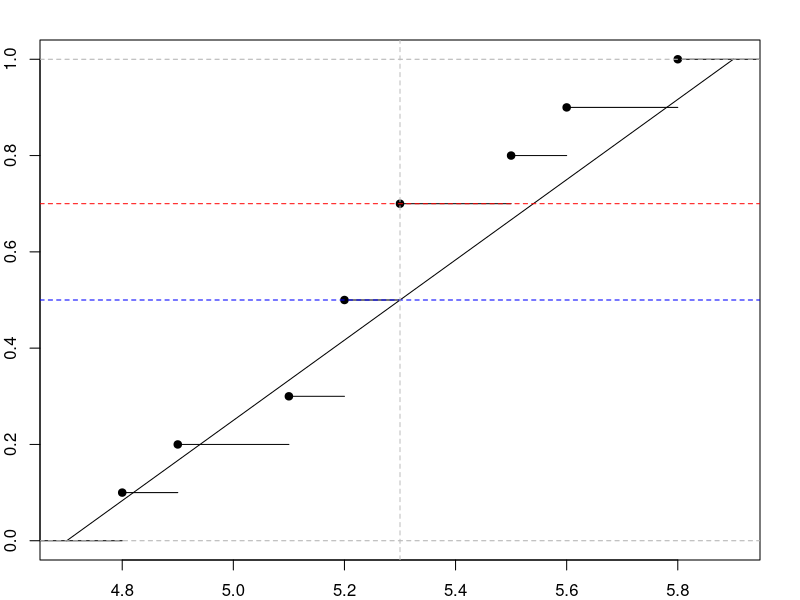

The R script that drew this image:
## ---- chunk 1
knitr::opts_chunk$set(echo = TRUE, fig.dim = c(6, 3.5), fig.align='center', message=FALSE, warning=FALSE)
library(knitr)
## ---- chunk 2
datos <- c(5.3,5.1,4.8,4.9,5.3,5.2,5.8,5.5,5.6,5.2)
x <- seq(4.7, 5.9, 0.12)
par(mar=c(2,2,2,2))
## ---- chunk 3
par(mar = c(2,2,2,2))
plot(x, punif(x, min = 4.7, max = 5.9), type = "l", ylim = c(0,1))
lines(ecdf(datos))
abline(h=c(0.5, 0.7), v=datos[5], lty=2, col=c("blue", "red", "grey"))
## ---- chunk 4
test_ks <- ks.test(datos,"punif", 4.7, 5.9)
